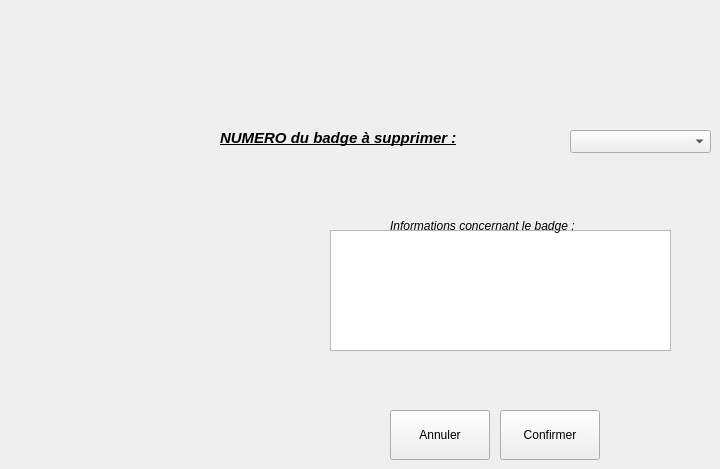
      <widget class="QWidget" name="tab_9">
       <attribute name="title">
        <string>Supprimer un badge existant...</string>
       </attribute>
       <widget class="QLabel" name="label_237">
        <property name="geometry">
         <rect>
          <x>220</x>
          <y>130</y>
          <width>341</width>
          <height>16</height>
         </rect>
        </property>
        <property name="font">
         <font>
          <pointsize>11</pointsize>
          <weight>75</weight>
          <italic>true</italic>
          <bold>true</bold>
          <underline>true</underline>
         </font>
        </property>
        <property name="text">
         <string>NUMERO du badge à supprimer :</string>
        </property>
       </widget>
       <widget class="QComboBox" name="cBoxSupp">
        <property name="geometry">
         <rect>
          <x>570</x>
          <y>130</y>
          <width>141</width>
          <height>23</height>
         </rect>
        </property>
       </widget>
       <widget class="QPushButton" name="pbAnnulerSupp">
        <property name="geometry">
         <rect>
          <x>390</x>
          <y>410</y>
          <width>100</width>
          <height>50</height>
         </rect>
        </property>
        <property name="text">
         <string>Annuler</string>
        </property>
       </widget>
       <widget class="QPushButton" name="pbConfirmSupp">
        <property name="geometry">
         <rect>
          <x>500</x>
          <y>410</y>
          <width>100</width>
          <height>50</height>
         </rect>
        </property>
        <property name="text">
         <string>Confirmer</string>
        </property>
       </widget>
       <widget class="QTextEdit" name="txtInfoBadgeSupp">
        <property name="geometry">
         <rect>
          <x>330</x>
          <y>230</y>
          <width>341</width>
          <height>121</height>
         </rect>
        </property>
       </widget>
       <widget class="QLabel" name="label_14">
        <property name="geometry">
         <rect>
          <x>390</x>
          <y>215</y>
          <width>261</width>
          <height>21</height>
         </rect>
        </property>
        <property name="font">
         <font>
          <italic>true</italic>
         </font>
        </property>
        <property name="text">
         <string>Informations concernant le badge :</string>
        </property>
       </widget>
       <widget class="QLabel" name="label_112">
        <property name="geometry">
         <rect>
          <x>40</x>
          <y>20</y>
          <width>51</width>
          <height>61</height>
         </rect>
        </property>
        <property name="text">
         <string/>
        </property>
        <property name="pixmap">
         <pixmap>../../../../../../opt/SuPer_2015/Projet_SuPer/ressources/supprimer.png</pixmap>
        </property>
       </widget>
      </widget>
